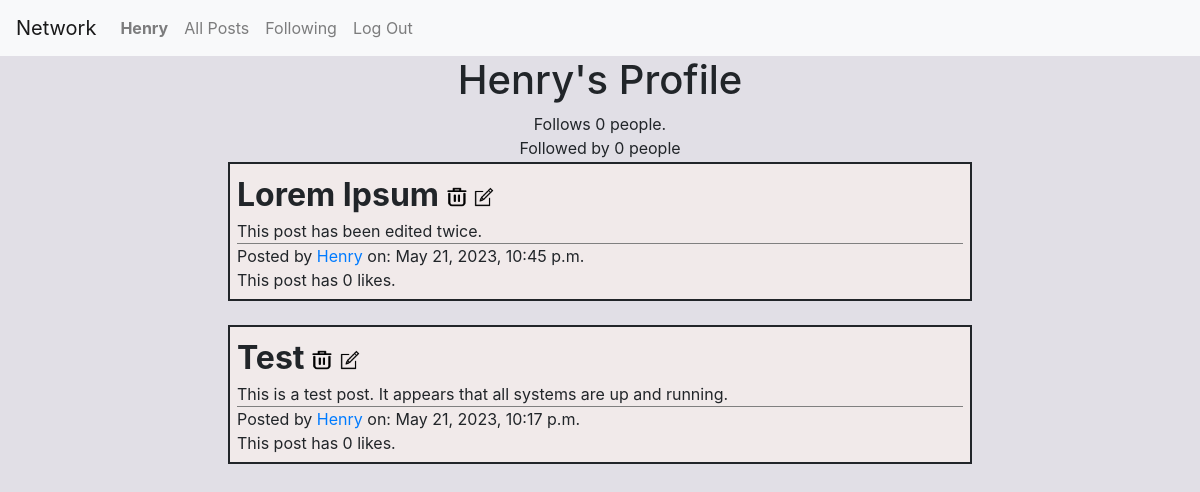
The page /profile/Henry (signed in) on the database as committed earlier.
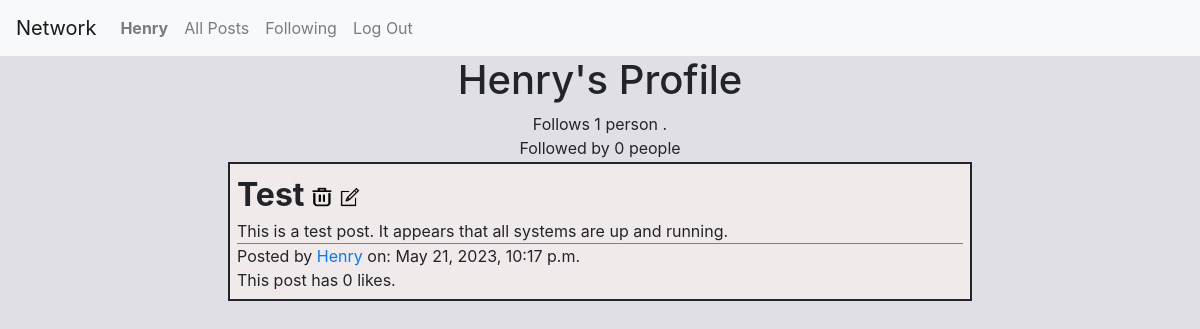
The same page on the database as committed later.
### network/models.py (models this page shows, shortened)
class User(AbstractUser):
    pass

class Post(models.Model):
    id = models.AutoField(primary_key=True)
    postTitle =  models.CharField(max_length=64)
    postBody = models.TextField()
    postTime = models.DateTimeField(default=datetime.now, blank=True)
    postAuthor = models.ForeignKey(User, on_delete = models.CASCADE, related_name="user")
    likes = models.IntegerField(default=0)

### network/views.py (the view, shortened to what this page needs)
# urls.py: path("profile/<str:username>", views.profile, name="profile"),
@csrf_exempt
def profile(request, username):
    user_id = User.objects.get(username=username)
    p = Followers.objects.all().filter(profilename=user_id)
    q = Followers.objects.all().filter(following=user_id)
    if request.user.is_authenticated:
        posts_liked_by_user = (
            LikedPost.objects.all()
            .filter(liker=request.user)
            .values_list("post", flat=True))
    else:
        posts_liked_by_user = None
    isFollower = False
    if request.user.is_authenticated:
        isFollower = Followers.objects.filter(
            profilename=request.user, following=user_id).exists()
    authorPosts = Post.objects.all().filter(postAuthor=user_id).order_by("-postTime")
    return render(
        request,
        "network/profile.html",
        {
            "current_user": request.user.username,
            "name": username,
            "authorPosts": authorPosts,
            "show_button": (request.user.username != username)
            and (request.user.is_authenticated),
            "button_text": ["Follow", "Unfollow"][isFollower],
            "follows": p,
            "following": q,
            "likedList": posts_liked_by_user,
            "num_followers": len(p),
            "num_following": len(q),
        },
    )

### network/templates/network/profile.html (shortened to what this page needs)
{% extends "network/layout.html" %}
{% load static %}
{% block body %}
<h1> {{ name }}'s Profile </h1>
<div id="follow">
      Follows {{num_followers}} {% if num_followers == 1 %} person {% else %} people{% endif %}.
      <br>
      Followed by <span id="nfollowers">{{num_following}} {% if num_following == 1 %} person {% else %} people {% endif %}</span> <br>
</div>
{% for post in authorPosts %}
{% include "singlepost.html" %}
{% endfor %}
{% endblock %}

### network/templates/network/layout.html (shortened to what this page needs)
{% load static %}
<!DOCTYPE html>
<html lang="en">
    <head>
        <link rel="stylesheet" href="https://stackpath.bootstrapcdn.com/bootstrap/4.4.1/css/bootstrap.min.css">
        <link href="{% static 'network/styles.css' %}" rel="stylesheet">
    </head>
    <body style="background-color: #e1dfe6;">
        <nav class="navbar navbar-expand-lg navbar-light bg-light">
            <a class="navbar-brand" href="#">Network</a>
            <div>
              <ul class="navbar-nav mr-auto">
                {% if user.is_authenticated %}
                    <li class="nav-item">
                        <a class="nav-link" href="{% url 'profile' user.username %}"><strong>{{ user.username }}</strong></a>
                    </li>
                {% endif %}
                <li class="nav-item">
                  <a class="nav-link" href="{% url 'index' %}">All Posts</a>
                </li>
                {% if user.is_authenticated %}
                    <li class="nav-item">
                        <a class="nav-link" href="{% url 'following' %}">Following</a>
                    </li>
                    <li class="nav-item">
                        <a class="nav-link" href="{% url 'logout' %}">Log Out</a>
                    </li>
                {% endif %}
              </ul>
            </div>
          </nav>
        <div class="body">
            {% block body %}
            {% endblock %}
        </div>
    </body>
</html>

### network/templates/singlepost.html (shortened to what this page needs)
{% load static %}
<div class="post-container" id="post-container-{{post.id}}">
    <div class="post-title">{{ post.postTitle }}
        {% if user == post.postAuthor %}
        <span class="post-buttons">
        <a href="#exampleModal" data-toggle="modal"><img id="delete-{{post.id}}" title="Click to delete" src="{% static 'images/delete.png' %}" width="20", height="20"></a>
        <img id="edit-icon-{{post.id}}" title="Click to edit" onClick="toggle_edit2('{{post.id}}')" src="{% static 'images/edit.png' %}" width="20", height="20">
        </span>
        {% endif %}
    </div>
    <div id="post-body-{{post.id}}"> {{ post.postBody }} </div>
    <div class="post-byline">
    Posted by <a href="{% url 'profile' post.postAuthor  %}">{{ post.postAuthor }}</a> on: {{ post.postTime }}
    </div>
    <div id="likes-{{post.id}}">
    This post has <span id="nlikes-{{post.id}}">{{post.likes}}</span> likes.
    </div>
    </div>

### network/static/network/styles.css (style rules this page uses)
h1 { text-align: center; }
#follow { text-align: center; }
.post-container { border: 2px solid; margin: auto; margin-top: 2px; margin-bottom: 24px; padding: 7px; width: 62%; background-color: rgb(241, 234, 234); }
.post-title { font-size: 2pc; font-weight: bold; }
.post-byline { border-top: 1px solid grey; }

Rows that differ between the two databases and show on the page:
removed Post: postTitle "Lorem Ipsum", postBody "This post has been edited twice.", postAuthor "Henry", postTime "May 21, 2023, 10:45 p.m.", likes "0"
Other text that changed with them:
{{ num_followers }}: "0" → "1"
text no longer shown: "people"
text now shown: "person"
